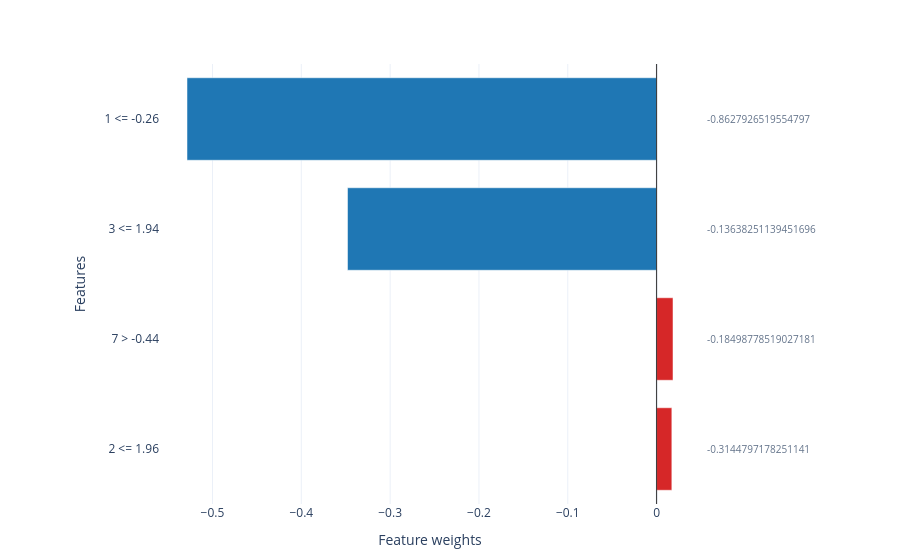

Notebook code cell kept with this figure:
### Markdown cell above
## Hiding the prediction header

Set `show_prediction_header=False` to suppress the prediction band — useful when embedding the chart in a dashboard that already shows the prediction.

### Code cell
factual[0].plot(
    style="plotly.local.factual_bars",
    show=True,
    show_prediction_header=False,
);

### Figure 1 — Plotly figure (JSON) as saved in the notebook; plotly's stock layout.template omitted (floating-point values rounded to 4 significant figures)
{"data": [{"hovertemplate": "%{hovertext}<extra></extra>", "hovertext": ["Rule: 1 <= -0.26<br>Feature: 1<br>Feature index: 1<br>Current value: -0.8627926519554797<br>Contribution: -0.528694<br>Contribution interval: [-0.556814, -0.512776]<br>Interval width: 0.0440379<br>Crosses zero: no<br>Prediction: 0.190476<br>Prediction interval: [0.15, 0.2]<br>Task: classification<br>Mode: classification", "Rule: 3 <= 1.94<br>Feature: 3<br>Feature index: 3<br>Current value: -0.13638251139451696<br>Contribution: -0.347985<br>Contribution interval: [-0.392857, -0.309524]<br>Interval width: 0.0833333<br>Crosses zero: no<br>Prediction: 0.190476<br>Prediction interval: [0.15, 0.2]<br>Task: classification<br>Mode: classification", "Rule: 7 > -0.44<br>Feature: 7<br>Feature index: 7<br>Current value: -0.18498778519027181<br>Contribution: +0.0184776<br>Contribution interval: [0.00768588, 0.0703008]<br>Interval width: 0.0626149<br>Crosses zero: no<br>Prediction: 0.190476<br>Prediction interval: [0.15, 0.2]<br>Task: classification<br>Mode: classification", "Rule: 2 <= 1.96<br>Feature: 2<br>Feature index: 2<br>Current value: -0.3144797178251141<br>Contribution: +0.0171668<br>Contribution interval: [0.002886, 0.085213]<br>Interval width: 0.082327<br>Crosses zero: no<br>Prediction: 0.190476<br>Prediction interval: [0.15, 0.2]<br>Task: classification<br>Mode: classification"], "marker": {"color": ["#1f77b4", "#1f77b4", "#d62728", "#d62728"]}, "name": "contribution", "orientation": "h", "type": "bar", "x": [-0.5287, -0.348, 0.01848, 0.01717], "y": ["1 <= -0.26", "3 <= 1.94", "7 > -0.44", "2 <= 1.96"]}], "layout": {"annotations": [{"align": "left", "font": {"color": "#64748b", "size": 10}, "showarrow": false, "text": "-0.8627926519554797", "x": 1.01, "xanchor": "left", "xref": "paper", "y": "1 <= -0.26", "yref": "y"}, {"align": "left", "font": {"color": "#64748b", "size": 10}, "showarrow": false, "text": "-0.13638251139451696", "x": 1.01, "xanchor": "left", "xref": "paper", "y": "3 <= 1.94", "yref": "y"}, {"align": "left", "font": {"color": "#64748b", "size": 10}, "showarrow": false, "text": "-0.18498778519027181", "x": 1.01, "xanchor": "left", "xref": "paper", "y": "7 > -0.44", "yref": "y"}, {"align": "left", "font": {"color": "#64748b", "size": 10}, "showarrow": false, "text": "-0.3144797178251141", "x": 1.01, "xanchor": "left", "xref": "paper", "y": "2 <= 1.96", "yref": "y"}], "bargap": 0.25, "margin": {"b": 56, "l": 160, "r": 200, "t": 64}, "shapes": [{"line": {"color": "#333333", "width": 1}, "type": "line", "x0": 0, "x1": 0, "xref": "x", "y0": 0, "y1": 1, "yref": "y domain"}], "showlegend": false, "title": {"text": ""}, "xaxis": {"title": {"text": "Feature weights"}}, "yaxis": {"autorange": "reversed", "title": {"text": "Features"}}}}
